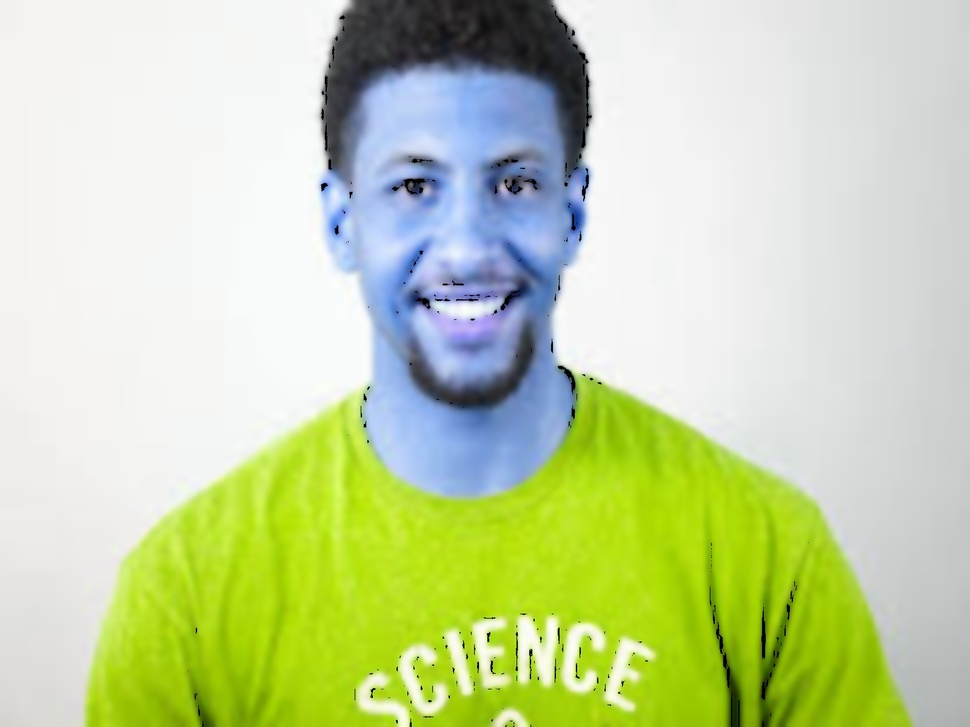
#> input picture cartoonified_image.jpg, 970 x 727 px, shrunk from 1600 x 1200 before the run
$ python -i app.py   (imports and definitions only)
#> lines starting #> are read from the running program, lines starting #| are printed output that depends on the picture; after the words box and inside, x2 and y2 are one past the last pixel; in counts of white or black regions, pixels touching at a corner belong together
#> further down, picture is the input picture: shape (727, 970, 3); mean B, G, R 166.6, 213, 197.9
# [55 lines of commented-out code are left out]

import streamlit as st
import cv2
import numpy as np
from sklearn.cluster import KMeans
from PIL import Image

# [34 lines left out: function main, not called in this run]

def apply_edge_detection(img):
    """Applies edge detection to the given image."""
    line_size = 7
    blur_value = 7

    gray_img = cv2.cvtColor(img, cv2.COLOR_BGR2GRAY)
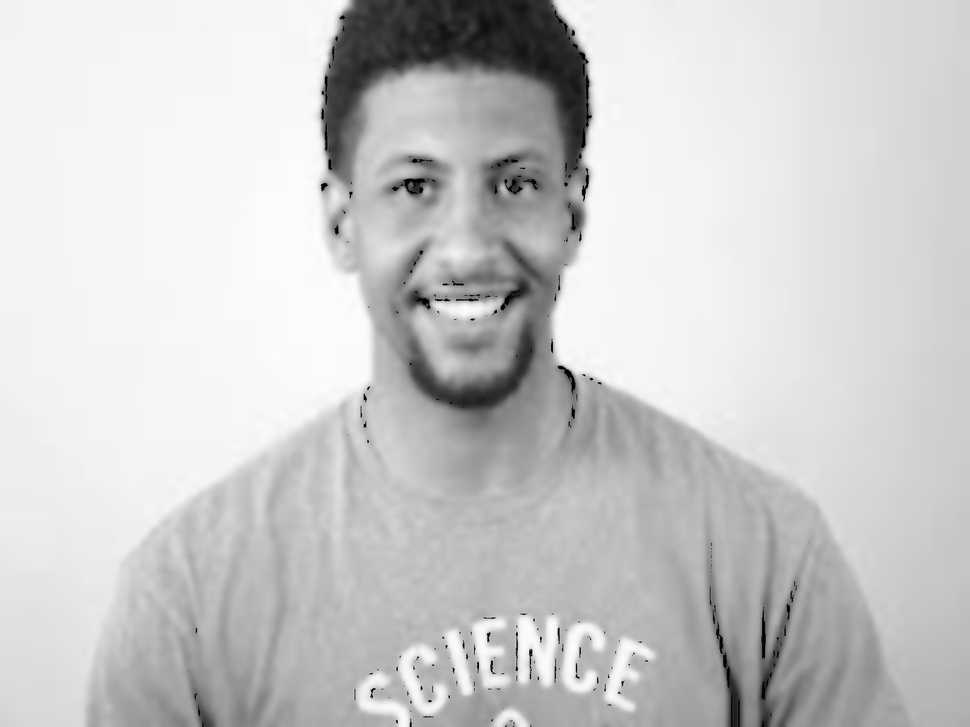
#> gray_img: shape (727, 970); min 0, max 254, mean 203.1
    gray_blur = cv2.medianBlur(gray_img, blur_value)
    edges = cv2.adaptiveThreshold(
        gray_blur, 255, cv2.ADAPTIVE_THRESH_MEAN_C, cv2.THRESH_BINARY, line_size, blur_value
    )
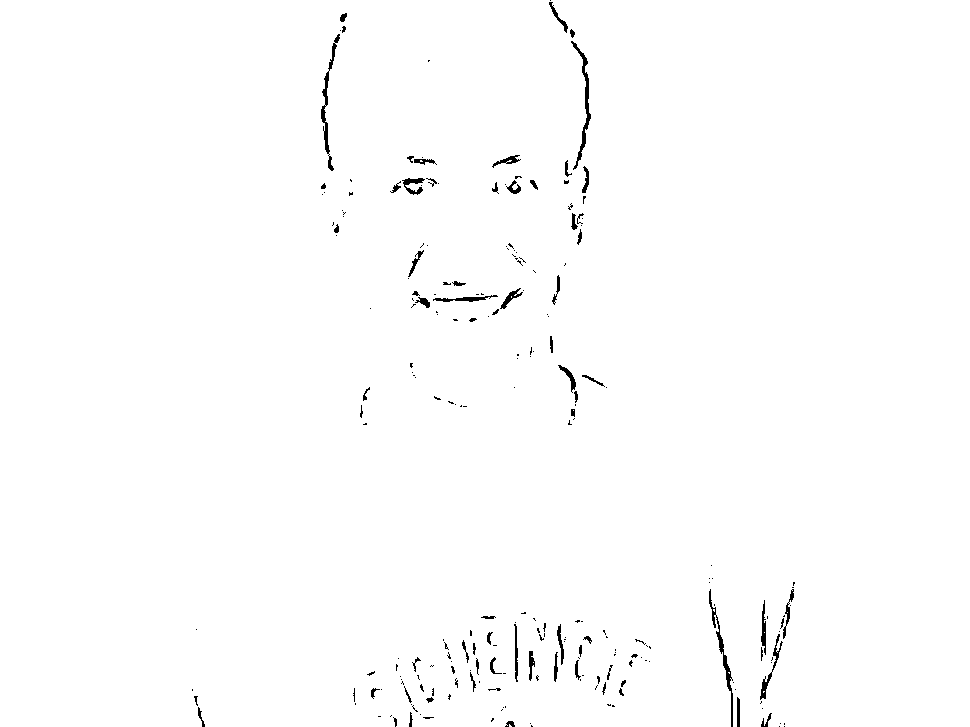
#> edges: shape (727, 970); 99.1% white; 237 black regions (165 under 20 px), largest, box (x1, y1, x2, y2) and area: (571, 41, 591, 170) 470, (321, 34, 340, 171) 466, (709, 589, 733, 727) 432
    return edges

# [12 lines left out: functions apply_kmeans_clustering, convert_to_bytes, not called in this run]

# [2 lines not run here, left out]

>>> import cv2
>>> picture = cv2.imread('cartoonified_image.jpg')
>>> result = apply_edge_detection(picture)
